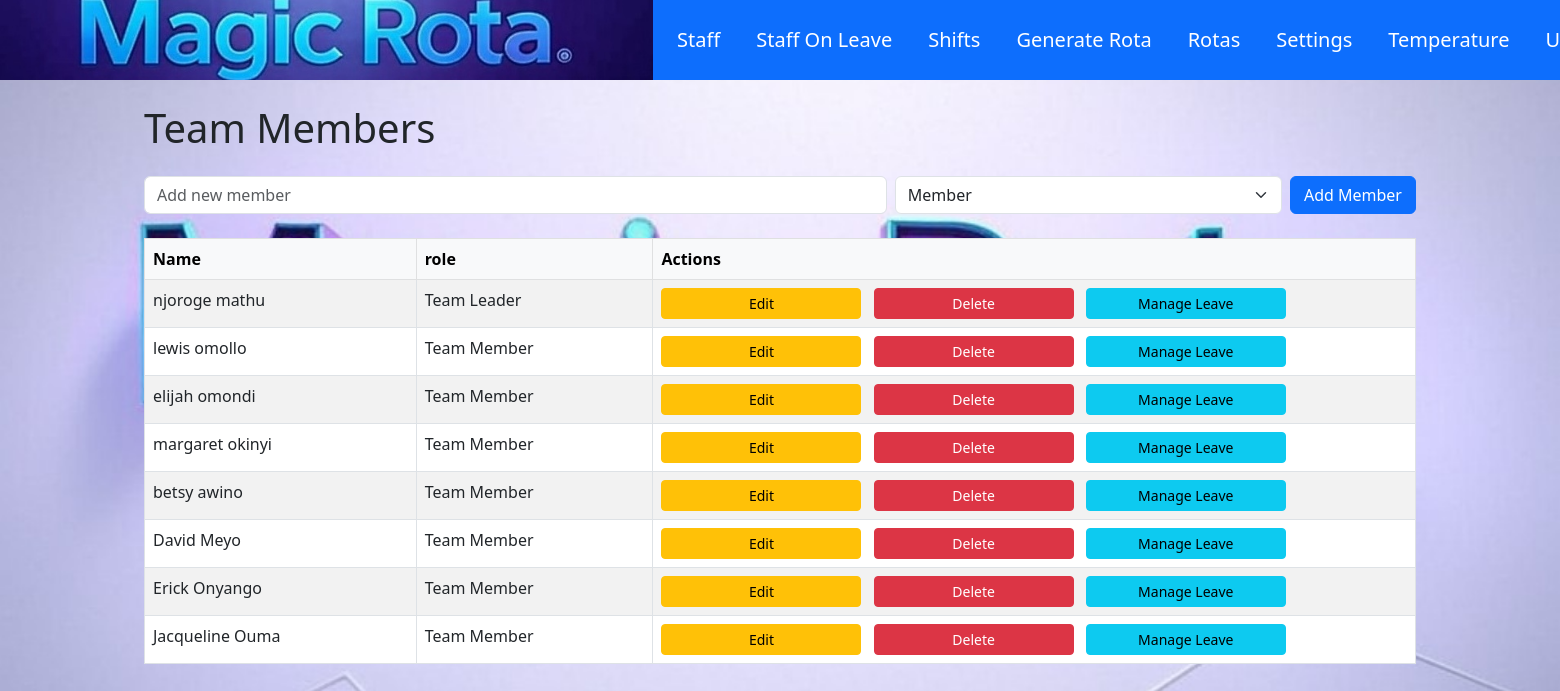
Screenshot of /members (signed in) with the database file from the repository.
### models/models.py (models this page shows)
class Team(db.Model):
    id = db.Column(db.Integer, primary_key=True)
    name = db.Column(db.String(50), nullable=False)
    is_admin = db.Column(db.Integer, default=0)  # sets if team member is incharge there no odd shifts

### blueprints/members.py (the view)
@members_bp.route('/members', methods=['GET', 'POST'])
@login_required
def manage_members():
    teams = Team.query.all()
    return render_template('members.html', teams=teams)

### app.py (called while the page is built)
@login_manager.user_loader
def load_user(user_id):
    return db.session.get(User, int(user_id))

@app.before_request
def update_session_timeout():
    if current_user.is_authenticated:
        session.permanent = True  # Extend the session lifetime for each request

### templates/members.html (shortened to what this page needs)
{% extends 'base.html' %}
{% block content %}
<div class="container mt-4">
    <h1 class="mb-4">Team Members</h1>
<form method="POST" action="{{ url_for('members.add_member') }}" class="d-flex mb-4">
    <input
        type="text"
        name="name"
        placeholder="Add new member"
        class="form-control me-2"
        required>
    <select name="is_admin" class="form-select me-2" style="width:50%;" required>
        <option value="0" selected>Member</option>
    </select>
    <button type="submit" class="btn btn-primary">Add Member</button>
</form>
    <table class="table table-striped table-bordered">
        <thead class="table-light">
            <tr>
                <th>Name</th>
                 <th>role</th>
                <th style="width: 60%;">Actions</th>
            </tr>
        </thead>
        <tbody>
            {% for member in teams %}
            <tr>
                <td>{{ member.name }}</td>
                <td>
  {% if member.is_admin == 1 %}
    Team Leader
  {% else %}
    Team Member
  {% endif %}
</td>
                <td>
                    <button
                        class="btn btn-warning btn-sm me-2"
                        data-bs-toggle="modal"
                        data-bs-target="#editMemberModal"
                        data-member-id="{{ member.id }}"
                        data-member-name="{{ member.name }}"
                         data-member-role="{{ member.is_admin }}">
                        Edit
                    </button>
                    <form
                        method="POST"
                        action="{{ url_for('members.delete_member', member_id=member.id) }}"
                        class="d-inline">
                        <button
                            type="submit"
                            class="btn btn-danger btn-sm"
                            onclick="return confirm('Are you sure you want to delete this member?');">
                            Delete
                        </button>
                    </form>
                    <button
                        class="btn btn-info btn-sm ms-2"
                        data-bs-toggle="modal"
                        data-bs-target="#leaveModal{{ member.id }}">
                        Manage Leave
                    </button>
                </td>
            </tr>
            {% endfor %}
        </tbody>
    </table>
</div>
{% endblock %}

### static/styles.css (style rules this page uses)
button { align-self: center; width: 200px; }
body { background-image: url('/static/images/magic.jpeg'); background-size: cover; background-repeat: no-repeat; background-attachment: fixed; background-position: center; }

### rows the page displays
Team: name "njoroge mathu", is_admin "Team Leader"
Team: name "lewis omollo", is_admin "Team Member"
Team: name "elijah omondi", is_admin "Team Member"
Team: name "margaret okinyi", is_admin "Team Member"
Team: name "betsy awino", is_admin "Team Member"
Team: name "David Meyo", is_admin "Team Member"
Team: name "Erick Onyango", is_admin "Team Member"
Team: name "Jacqueline Ouma", is_admin "Team Member"
